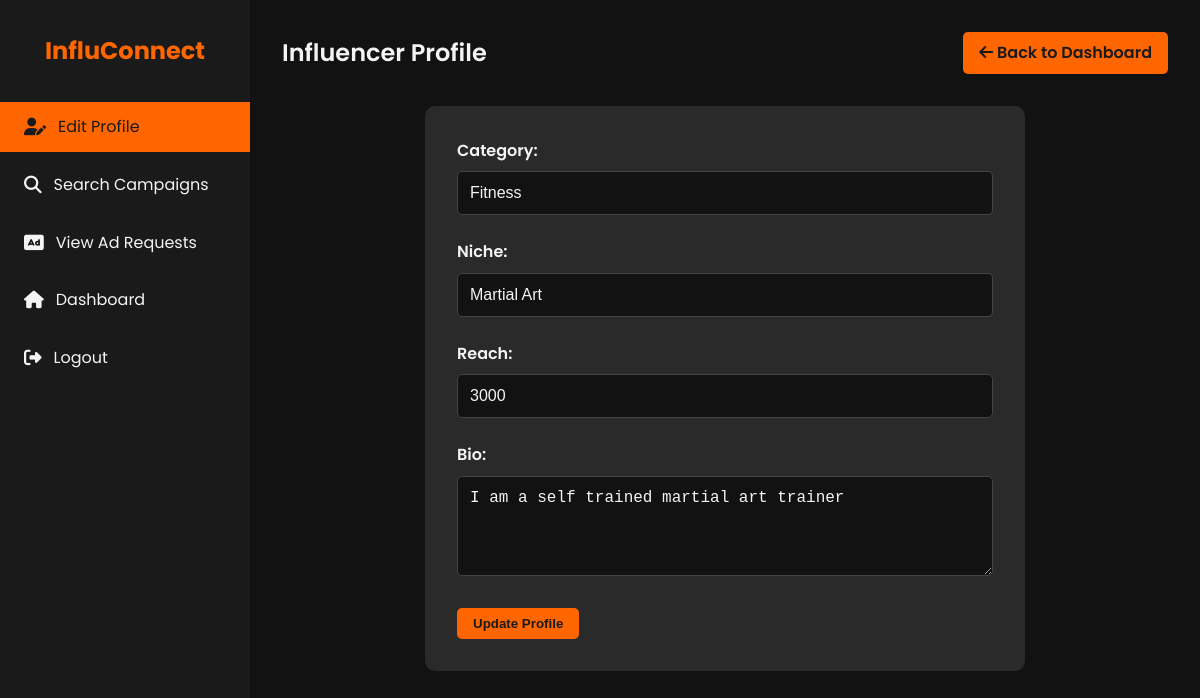
Screenshot of /influencer/profile (signed in) with the database file from the repository.
### models.py (models this page shows, shortened)
class Influencer(db.Model):
    id = db.Column(db.Integer, primary_key=True)
    user_id = db.Column(db.Integer, db.ForeignKey('user.id'), nullable=False)
    category = db.Column(db.String(120))
    niche = db.Column(db.String(120))
    is_flagged = db.Column(db.Boolean, default=False)
    reach = db.Column(db.Integer)
    bio = db.Column(db.Text)
    user = db.relationship('User', backref=db.backref('influencers', lazy=True))

### app.py (the view, shortened to what this page needs)
    @app.route('/influencer/profile', methods=['GET', 'POST'])
    @login_required
    @influencer_required
    def influencer_profile():
        influencer = Influencer.query.filter_by(user_id=current_user.id).first()
        if not influencer:
            flash('Influencer profile not found.', 'error')
            return redirect(url_for('home'))
        return render_template('influencer_profile.html', influencer=influencer)

### templates/influencer_profile.html (shortened to what this page needs)
<!DOCTYPE html>
<html lang="en">
<head>
    <link rel="stylesheet" href="https://cdnjs.cloudflare.com/ajax/libs/font-awesome/6.1.1/css/all.min.css">
</head>
<body>
    <div class="dashboard">
        <aside class="sidebar">
            <div class="logo">
                <h1>InfluConnect</h1>
            </div>
            <nav>
                <ul class="nav-menu">
                    <li class="nav-item">
                        <a href="{{ url_for('influencer_profile') }}" class="nav-link active">
                            <i class="fas fa-user-edit"></i> Edit Profile
                        </a>
                    </li>
                    <li class="nav-item">
                        <a href="{{ url_for('search_campaigns') }}" class="nav-link">
                            <i class="fas fa-search"></i> Search Campaigns
                        </a>
                    </li>
                    <li class="nav-item">
                        <a href="{{ url_for('influencer_ad_requests') }}" class="nav-link">
                            <i class="fas fa-ad"></i> View Ad Requests
                        </a>
                    </li>
                    <li class="nav-item">
                        <a href="{{ url_for('influencer') }}" class="nav-link">
                            <i class="fas fa-home"></i> Dashboard
                        </a>
                    </li>
                    <li class="nav-item">
                        <a href="{{ url_for('logout') }}" class="nav-link">
                            <i class="fas fa-sign-out-alt"></i> Logout
                        </a>
                    </li>
                </ul>
            </nav>
        </aside>
        <main class="main-content">
            <header class="header">
                <h1 class="welcome-text">Influencer Profile</h1>
                <a href="{{ url_for('influencer') }}" class="btn">
                    <i class="fas fa-arrow-left"></i> Back to Dashboard
                </a>
            </header>
            <form action="{{ url_for('influencer_profile') }}" method="post" class="profile-form">
                <div class="form-group">
                    <label for="category">Category:</label>
                    <input type="text" id="category" name="category" value="{{ influencer.category or '' }}" class="form-control">
                </div>
                <div class="form-group">
                    <label for="niche">Niche:</label>
                    <input type="text" id="niche" name="niche" value="{{ influencer.niche or '' }}" class="form-control">
                </div>
                <div class="form-group">
                    <label for="reach">Reach:</label>
                    <input type="number" id="reach" name="reach" value="{{ influencer.reach or '' }}" class="form-control">
                </div>
                <div class="form-group">
                    <label for="bio">Bio:</label>
                    <textarea id="bio" name="bio" rows="4" class="form-control">{{ influencer.bio or '' }}</textarea>
                </div>
                <button type="submit" class="btn">Update Profile</button>
            </form>
        </main>
    </div>
</body>
</html>

### templates/influencer_profile.html (style rules this page uses)
:root { --primary-color: #1a1a1a; --secondary-color: #ff6600; --text-color: #f4f4f4; --bg-color: #121212; --card-bg-color: #2a2a2a; --hover-color: #ff8533; }
* { margin: 0; padding: 0; box-sizing: border-box; }
body { font-family: 'Poppins', sans-serif; line-height: 1.6; color: var(--text-color); background-color: var(--bg-color); }
.dashboard { display: flex; min-height: 100vh; }
.sidebar { width: 250px; background-color: var(--primary-color); padding: 2rem 0; position: fixed; height: 100vh; overflow-y: auto; }
.logo { text-align: center; margin-bottom: 2rem; }
.logo h1 { color: var(--secondary-color); font-size: 1.5rem; }
.nav-menu { list-style-type: none; }
.nav-item { margin-bottom: 0.5rem; }
.nav-link { display: flex; align-items: center; padding: 0.75rem 1.5rem; color: var(--text-color); text-decoration: none; transition: all 0.3s ease; }
.nav-link:hover, .nav-link.active { background-color: var(--secondary-color); color: var(--primary-color); }
.nav-link i { margin-right: 0.75rem; font-size: 1.1rem; }
.main-content { flex-grow: 1; margin-left: 250px; padding: 2rem; }
.header { display: flex; justify-content: space-between; align-items: center; margin-bottom: 2rem; }
.welcome-text { font-size: 1.5rem; font-weight: 600; }
.btn { background-color: var(--secondary-color); color: var(--primary-color); padding: 0.5rem 1rem; border: none; border-radius: 5px; cursor: pointer; font-weight: 600; transition: all 0.3s ease; text-decoration: none; display: inline-block; }
.profile-form { background-color: var(--card-bg-color); border-radius: 10px; padding: 2rem; max-width: 600px; margin: 0 auto; }
.form-group { margin-bottom: 1.5rem; }
.form-group label { display: block; margin-bottom: 0.5rem; font-weight: 600; }
.form-control { width: 100%; padding: 0.75rem; border: 1px solid #444; border-radius: 5px; background-color: var(--bg-color); color: var(--text-color); font-size: 1rem; }
textarea.form-control { resize: vertical; min-height: 100px; }

### rows the page displays
Influencer: category "Fitness", niche "Martial Art", reach "3000", bio "I am a self trained martial art trainer"
